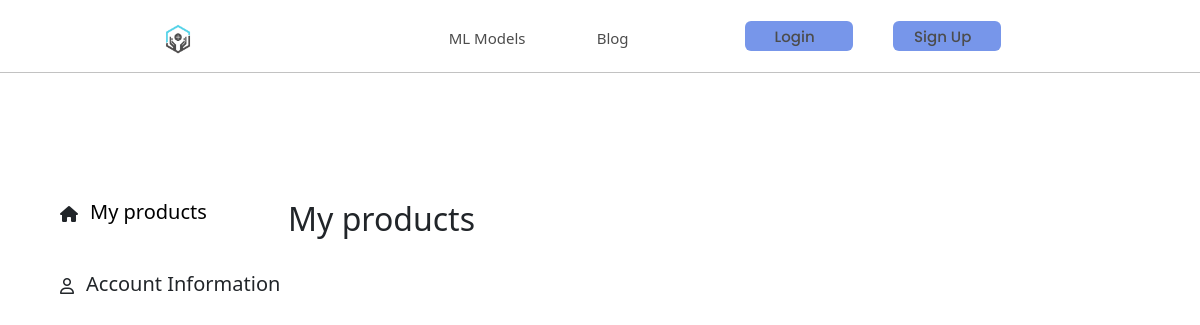
The app's page /neural/user_account/, older data.
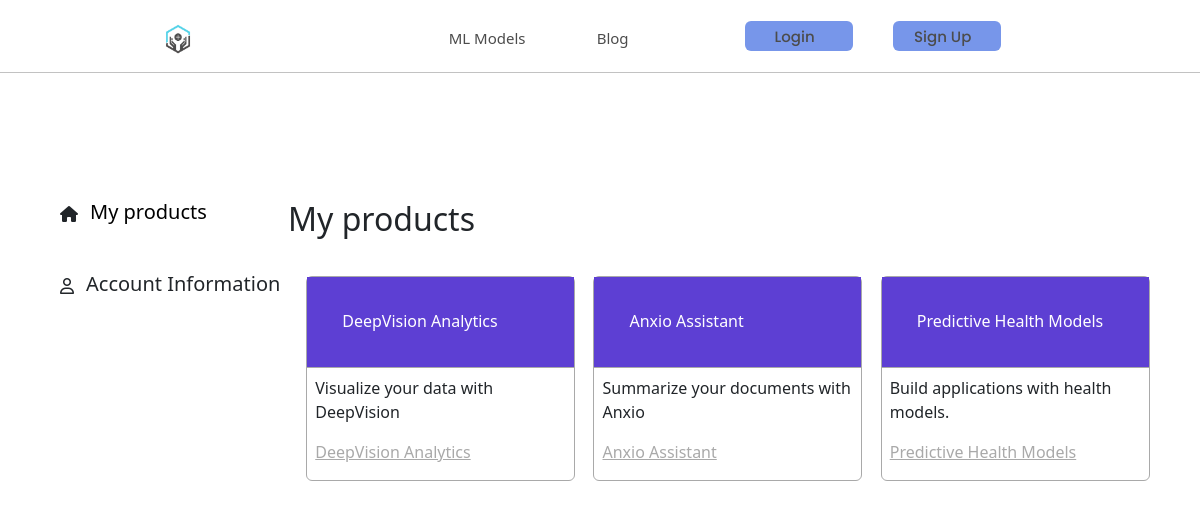
The same page, newer data.
### neural/models.py (models this page shows, shortened)
class ProductListCards(models.Model):
      product_name = models.CharField(max_length=30)
      product_descr = models.CharField(max_length=200)
      href_name = models.CharField(max_length=30)
      data = {
            'product_name': product_name,
            'product_descr': product_descr,
            'href_name': href_name
      }

### neural/views.py (the view)
# urls.py: path("user_account/", views.user_account, name="user_account"),
def user_account(request):
   products = ProductListCards.objects.all()
   context = {
    "account_products": products,
    }
   return render(request, "neural/account_page.html", context)

### neural/templates/neural/account_page.html (shortened to what this page needs)
{% extends "./base.html" %}
{% load static %}
 {% block head %}
 <link type="text/css" href="{% static '/neural/styles.css' %}" rel="stylesheet">
 <link href="https://cdn.jsdelivr.net/npm/bootstrap@5.3.6/dist/css/bootstrap.min.css" rel="stylesheet">
{% endblock %}
  {% block header %}
  <nav id="nav">
      <span class="nav-item title"><a href="{% url 'home' %}"><img id="logo" src="{% static '/neural/DeepNeural_Logo_Main.png'%}"></a></span>
      <div class="loginSection">
          <span  class="nav-item"><a href="{% url 'predictive_models' %}">ML Models</a></span>
          <span  class="nav-item"><a href="{% url 'deepneural_blog' %}">Blog</a></span>
        {% if user.is_authenticated %}
            <span class="nav-item"><a href="{% url 'chatbot' %}">Anxio</a></span>
            <span class="nav-item"><a href="{% url 'deep_visual' %}">DeepVision</a></span>
            <span id="logout" class="nav-item"><a>{% include "registration/_logout.html" %}</a></span>
            <span><a href="{% url 'user_account' %}" style="color:#000;"><i class="fa-regular fa-user"></i></a></span>
        {% else %}
          <span id="login" class="nav-item"><a href="{% url 'login' %}">Login</a></span>
          <span id="sign-up" class="nav-item"><a href="{% url 'sign_up' %}">Sign Up</a></span>
      </div>
      {% endif %}
  </nav>
  {% endblock %}
  {% block content %}
    <main id="account_page_overlay">
        <section id="account_side_info" class="account_option_select">
            <div class="account_item">
                 <i class="fa-solid fa-house account_icons"></i>
                 <h5><a href="{% url 'user_account' %}" style="text-decoration: none; color: #000;">My products</a></h5>
             </div>
             <div class="account_item">
                <i class="fa-regular fa-user account_icons"></i>
                <h5>Account Information</h5>
             </div>
        </section>
        <section class="products_select">
            <h2>My products</h2>
            <section id="product_catalog">
              {% for product in account_products %}
                <article class="product_card">
                  <h6>{{product.product_name}}</h6>
                  <p>
                    {{product.product_descr}}
                  </p>
                  <p>
                    {% with product.href_name as url_name %}
                    <a href="{% url url_name %}">{{product.product_name}}</a>
                    {% endwith %}
                  </p>
                </article>
                {% endfor %}
            </section>
        </section>
    </main>
  {% endblock %}

### neural/templates/neural/base.html (shortened to what this page needs)
<!DOCTYPE html>
    <head>
        {% block head %}
        {% endblock %}
    </head>
    <header>
        {% block header %}
        {% endblock %}
    </header>
    <body>
        {% block content %}
        {% endblock %}
    </body>

### neural/static/neural/styles.css (style rules this page uses)
body { margin: 0%; text-align: center; font-family: "Poppins", serif; }
#nav, .navSecond { display: flex; justify-content:space-evenly; margin:0; padding:18px; position: fixed; top: 0; overflow: hidden; width: 100%; background-color: #fff; opacity: 70%; z-index: 1; border-bottom: solid 1px #A9A9A9; }
#logo { height: 30px; height: 30px; }
.nav-item { margin-right: 40px; font-size: 15px; }
.title { font-size: larger; font-weight: medium; }
.nav-item a { display: inline-block; white-space: nowrap; min-width: 100px; text-decoration: none; color: #000; margin-right:8px; font-weight: 500; padding-top: 5px; }
.loginSection { display: flex; align-items: center; justify-content: space-between; flex-wrap: nowrap; flex-basis: 200px; }
#logout, #login, #sign-up { background-color: #3e6ae1; border-radius: 6px; border: none; min-width: 45px; min-height: 30px; text-align: center; color:#fff; font-family: "Poppins", "serif"; font-weight: 500; }
#account_page_overlay { display: flex; flex-direction: row; flex-wrap: nowrap; flex-basis: 200px; justify-content: space-evenly; align-items: flex-start; margin-top: 200px; position: relative; }
.account_option_select { flex: 1; margin-left: 5%; display: none; }
.account_option_select div { margin-bottom:40px; }
.products_select { flex:4; }
.account_item { display: flex; flex-direction: row; flex-wrap: nowrap; flex-basis: 50px; align-items: center; justify-content: flex-start; }
.account_icons { margin-right: 12px; margin-bottom: 5px; }
.product_card { min-width: 100px; max-width: 269px; border: 1px solid #A9A9A9; border-radius: 6px; margin-left: 2%; margin-top: 30px; text-align: left; }
.product_card h6 { border-bottom: 1px solid #A9A9A9; padding: 35px; background-color: #5D3FD3; color: #fff; }
.product_card p { padding-left:8px; padding-right: 10px; text-align: left; }
.product_card a { color: #A9A9A9; }
#product_catalog { display: flex; flex-direction: row; flex-wrap: wrap; flex-basis: 200px; }

Row changes from the older to the newer data that the page shows:
added ProductListCards: product_name "DeepVision Analytics", product_descr "Visualize your data with DeepVision"
added ProductListCards: product_name "Anxio Assistant", product_descr "Summarize your documents with Anxio"
added ProductListCards: product_name "Predictive Health Models", product_descr "Build applications with health models."
